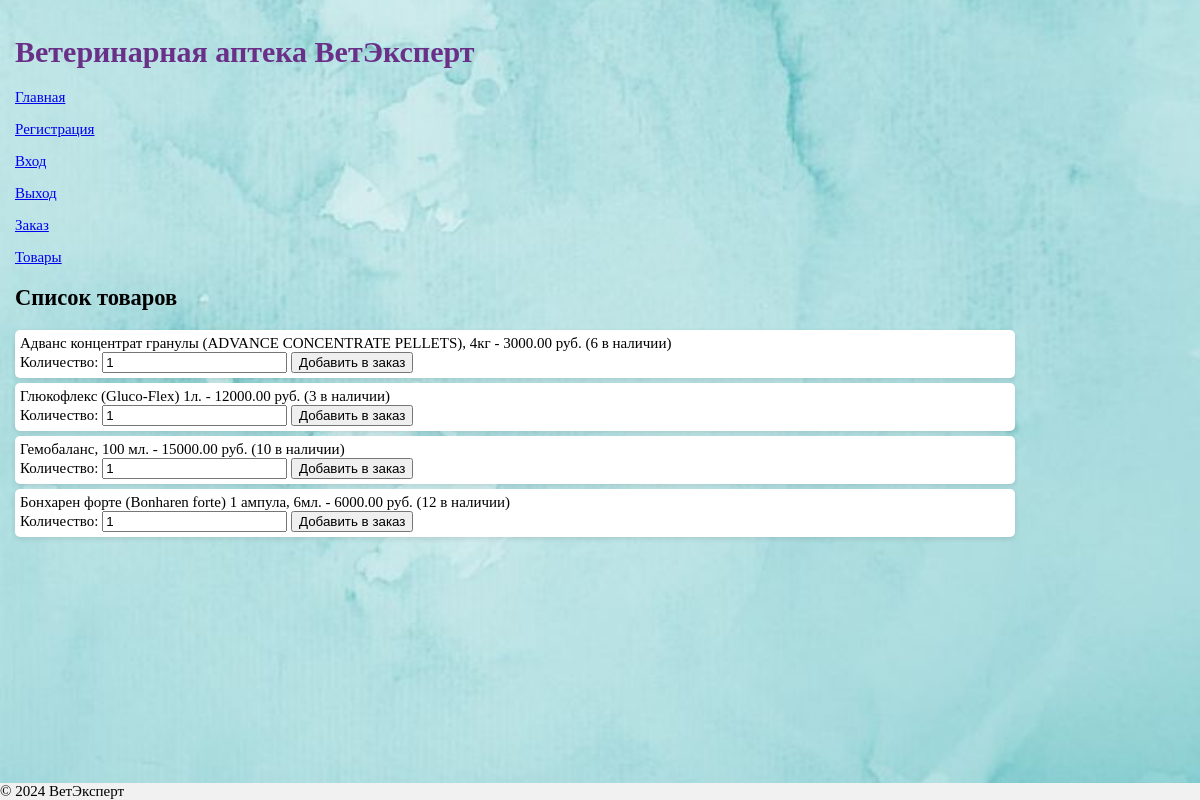
/product/, run on an earlier commit of the app's database.
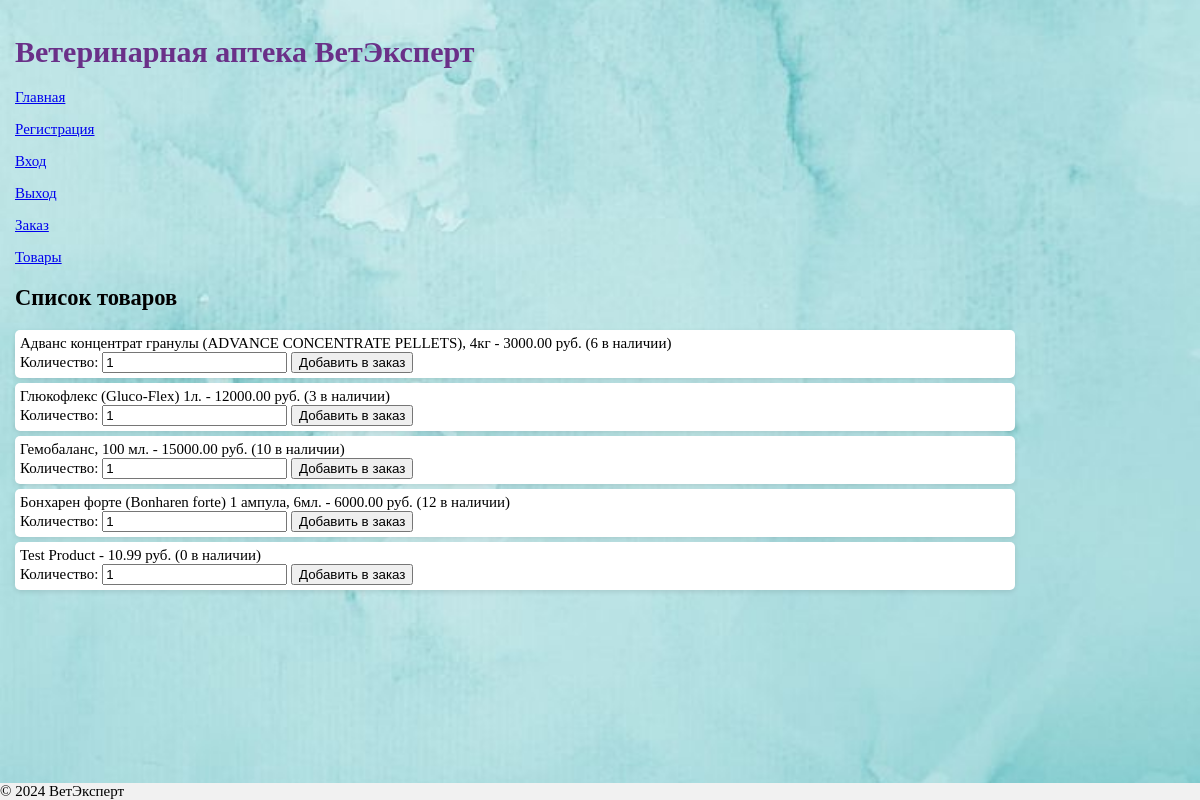
And on a later commit of the database.
### vetap/models.py (models this page shows, shortened)
class Product(models.Model): # Модель товара
    name = models.CharField(max_length=255)
    description = models.TextField()
    price = models.DecimalField(max_digits=10, decimal_places=2)
    quantity = models.PositiveIntegerField(default=0)  # Количество на складе
    status = models.CharField(max_length=20, choices=[
        ('available', 'Доступен'),
        ('unavailable', 'Недоступен')
    ], default='available')

### vetap/views.py (the view)
# urls.py: path('product/', product, name='product'),
def product(request):  # Список товаров
    products = Product.objects.all()
    return render(request, 'vetapp/product.html', {'products': products})

### templates/vetapp/product.html (shortened to what this page needs)
{% extends 'vetapp/base.html' %}
{% block content %}
<h2>Список товаров</h2>
<ul>
    {% for product in products %}
        <li>
            {{ product.name }} - {{ product.price }} руб. ({{ product.quantity }} в наличии)
            <form action="{% url 'add_to_cart' product.id %}" method="post">
                <label for="quantity_{{ product.id }}">Количество:</label>
                <input type="number" name="quantity" id="quantity_{{ product.id }}" min="1" value="1" required>
                <button type="submit">Добавить в заказ</button>
            </form>
        </li>
    {% endfor %}
</ul>
{% endblock %}

What changed in the data, as far as the page shows it:
added Product: name "Test Product", price "10.99", quantity "0"
